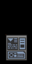

This is a level from a 2D game, rendered from its Tiled map with the project's own tilesets. A one-line summary and the map file follow, with tile-layer data summarised:
An orthogonal 1x2 tile map with 32x32 px tiles, 2 tile layers (objects, collision), 1 hidden layer not drawn, 4 tilesets.

<map version="1.0" orientation="orthogonal" renderorder="right-down" width="1" height="2" tilewidth="32" tileheight="32">
 <tileset firstgid="1" name="furniture-modern" tilewidth="32" tileheight="32">
  <image source="../../maps/graphics/tiles/furniture-modern.png" width="512" height="512" />
 </tileset>
 <tileset firstgid="257" name="furniture-placement" tilewidth="32" tileheight="32">
  <image source="../../maps/graphics/tiles/furniture-placement.png" width="64" height="64" />
  <tile id="2">
   <properties>
    <property name="constraint" value="ground" />
   </properties>
  </tile>
  <tile id="3">
   <properties>
    <property name="constraint" value="wall" />
   </properties>
  </tile>
 </tileset>
 <tileset firstgid="261" name="collision" tilewidth="32" tileheight="32">
  <image source="../../maps/graphics/tiles/collision.png" width="64" height="32" />
 </tileset>
 <tileset firstgid="263" name="modern-activators" tilewidth="32" tileheight="32">
  <image source="../../image-atlases/modern-activators.png" width="64" height="64" />
 </tileset>
 <layer name="objects" width="1" height="2">
  <data>[2 cells, 1 non-empty, 1 distinct tile ids]</data>
 </layer>
 <layer name="constraints" width="1" height="2" visible="0">
  <data>[2 cells, 2 non-empty, 1 distinct tile ids]</data>
 </layer>
 <layer name="collision" width="1" height="2">
  <data>[2 cells, 0 non-empty, 0 distinct tile ids]</data>
 </layer>
</map>
